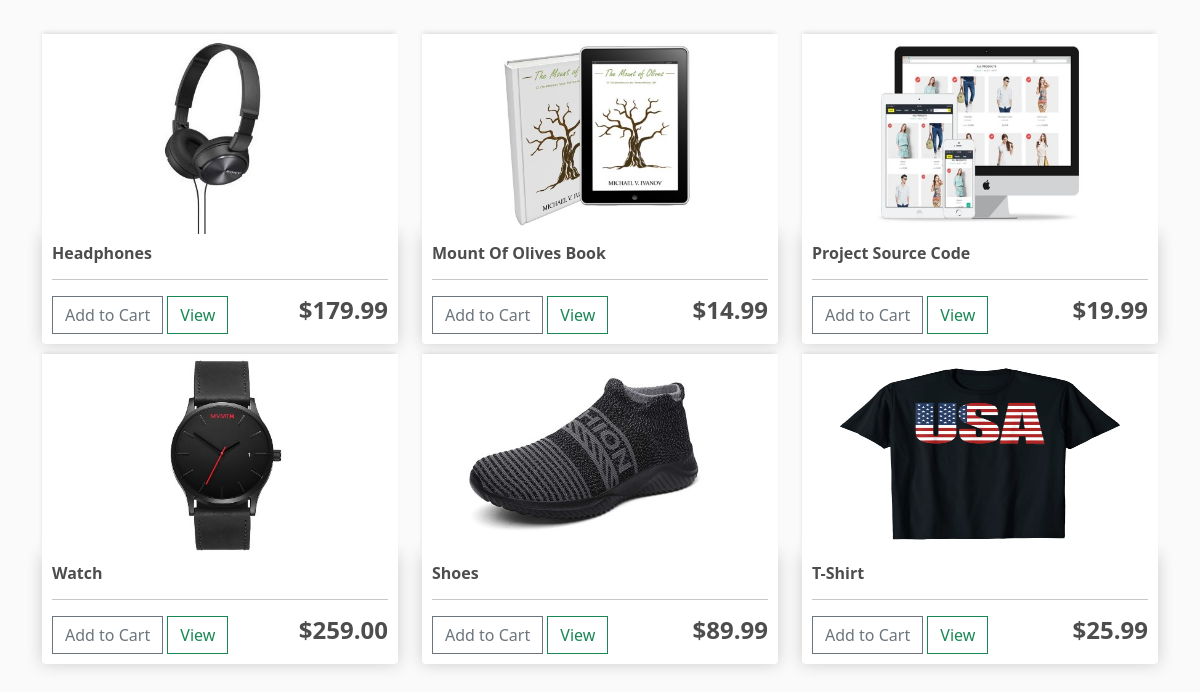
The page / on the database its author committed.
### store/models.py (models this page shows, shortened)
class Product(models.Model):
    name = models.CharField(max_length=200 , null=True)
    price = models.DecimalField(max_digits=8 , decimal_places=2)
    image = models.ImageField(upload_to='images/product' , null=True , blank=True)
    digital = models.BooleanField(default=False , null=True , blank=True)

### store/views.py (the view)
# urls.py: path('' , include('store.urls')),
def store(request):
    products = Product.objects.all()
    order , created =  Order.objects.get_or_create(customer_id=request.user.id , complete=False)
    context = {'products' : products , 'order_items':order.orderitem_set.count()}
    return render(request , 'store/store.html' , context)

### polls/templatetags/poll_extras.py (called while the page is built)
@register.filter(name="img")
def standar_image(value):
    if value == "":
        image = 'images/product/empty.jpg'
        return image
    else:
        return value

### store/templates/store/store.html
{% extends 'shared/base.html' %}
{% load static %}
{% load thumbnail %}
{% load poll_extras %}
{% block content %}
    <div class="row">
        {% for product in products %}
            <div class="col-lg-4">
                {% thumbnail product.image|img '575x360' padding=True as im %}
                    <img class="thumbnail" src="{{ im.url }}" id="edit-me2">
                {% endthumbnail %}
                <div class="box-element product" id="edit-me">
                    <h6><strong>{{ product.name }}</strong></h6>
                    <hr>
                    <button  class="btn btn-outline-secondary add-btn update-cart" onclick="Add_or_remove_from_cart({action:'add', user:'{{ request.user }}' ,product_id:{{product.id}}})">Add to Cart</button>
                    <a class="btn btn-outline-success" href="#">View</a>
                    <h4 style="display: inline-block; float: right"><strong>${{ product.price|floatformat:2 }}</strong></h4>
                </div>
            </div>
        {% endfor %}
    </div>
    <br>
{% endblock %}

### templates/shared/base.html (shortened to what this page needs)
{% load static %}
{% load render_partial %}
<!DOCTYPE html>
<html lang="en">
<head>
    <link rel="stylesheet" href="https://stackpath.bootstrapcdn.com/bootstrap/4.4.1/css/bootstrap.min.css">
    <link href="https://cdn.jsdelivr.net/npm/bootstrap@5.2.1/dist/css/bootstrap.min.css" rel="stylesheet">
    <link href="https://maxcdn.bootstrapcdn.com/font-awesome/4.7.0/css/font-awesome.min.css" rel="stylesheet">
    <link rel="stylesheet" type="text/css" href="{% static 'css/main.css' %}">
</head>
<body>
     <div class="container">
            <br>
            {% block content %}
            {% endblock content %}
     </div>
</body>
</html>

### static/css/main.css (style rules this page uses)
body { background-color: hsl(0, 0%, 98%); }
h1,h2,h3,h4,h5,h6 { color:hsl(0, 0%, 30%); }
.box-element { box-shadow:hsl(0, 0%, 80%) 0 0 16px; background-color: #fff; border-radius: 4px; padding: 10px; }
.thumbnail { width: 100%; height: 200px; -webkit-box-shadow: -1px -3px 5px -2px rgba(214,214,214,1); -moz-box-shadow: -1px -3px 5px -2px rgba(214,214,214,1); box-shadow: -1px -3px 5px -2px rgba(214,214,214,1); }
.product { border-radius: 0 0 4px 4px; }
.col-lg-4, .col-lg-6, .col-lg-8, .col-lg-12 { margin-top: 10px; }
.btn { border-radius: 0; }

### rows shown on the page
Product: shows a picture, name "Headphones", price "179.99"
Product: shows a picture, name "Mount Of Olives Book", price "14.99"
Product: shows a picture, name "Project Source Code", price "19.99"
Product: shows a picture, name "Watch", price "259.00"
Product: shows a picture, name "Shoes", price "89.99"
Product: shows a picture, name "T-Shirt", price "25.99"
